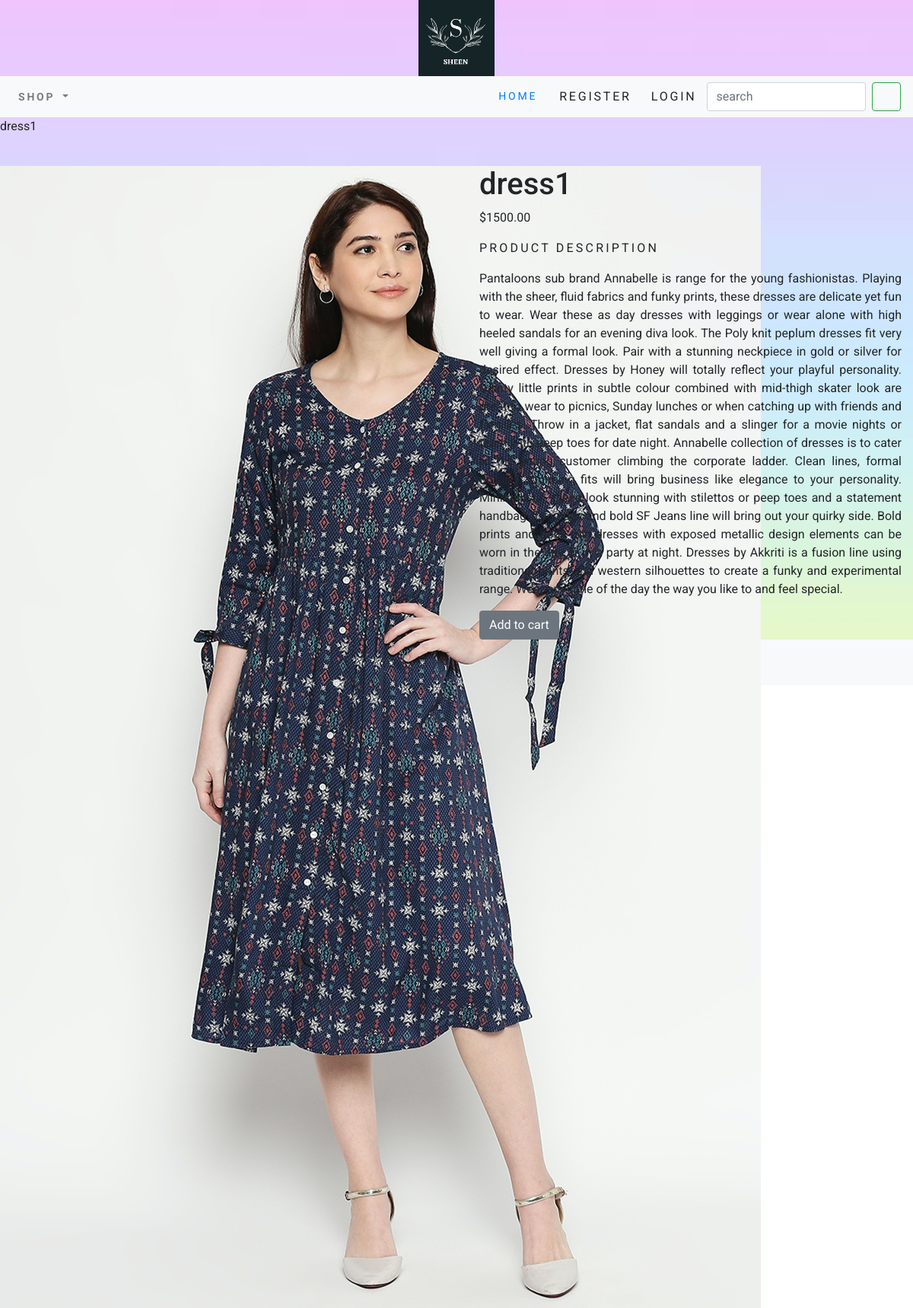
/ecommerceapp/women-dress/dress-1/, run on the app's committed database.
### ecommerceapp/models.py (models this page shows, shortened)
class Product(models.Model):
    name = models.CharField(max_length=250, unique=True)
    slug = models.CharField(max_length=250, unique=True)
    desc = models.TextField(blank=True)
    image = models.ImageField(upload_to='product', blank=True)
    category = models.ForeignKey(Category,on_delete=models.CASCADE)
    price = models.DecimalField(max_digits=10,decimal_places=2)
    stock = models.IntegerField()
    available = models.BooleanField(default=True)
    created = models.DateTimeField(auto_now=True)
    updated = models.DateTimeField(auto_now=True)
    class Meta:
        ordering = ('name',)
        verbose_name = 'product'
        verbose_name_plural = 'products'

### ecommerceapp/views.py (the view)
# urls.py: path('<slug:c_slug>/<slug:product_slug>/',views.ProdCatDetail,name='ProdCatDetail')
def ProdCatDetail(request,c_slug,product_slug):
    try:
        product=Product.objects.get(category__slug=c_slug,slug=product_slug)
    except Exception as e:
        raise e
    return render(request,'product.html',{'product':product})

### cart/context_processors.py (called while the page is built)
def counter(request):
    item_count=0
    if 'admin' in request.path:
        return {}
    else:
        try:
            cart=Cart.objects.filter(cart_id=_cart_id(request))
            cart_items=CartItem.objects.all().filter(cart=cart[:1])
            for cart_item in cart_items:
                item_count+=cart_item.quantity
        except Cart.DoesNotExist:
            item_count=0
        return dict(item_count=item_count)

### cart/views.py (called while the page is built)
def _cart_id(request):
    cart=request.session.session_key
    if not cart:
        cart=request.session.create()
    return cart

### ecommerceapp/context_processors.py (called while the page is built)
def menu_links(request):
    links=Category.objects.all()
    return dict(links=links)

### ecommerceapp/models.py (called while the page is built)
    def get_url(self):
        return reverse("ecommerceapp:products_by_category",args=[self.slug])

### templates/product.html (shortened to what this page needs)
{% extends 'base.html' %}
{% load static %}
{% block content %}
<div>
    <div>
        <p><a  href="{{product.category.get_url }}"></a>{{product.name}}</p>
    </div>
    <div>
        <br>
        <div class="row">
            <div class="col-12 col-sm-12 col-md-12 col-lg-6 text-center">
                <div style="height:250px; width:250px;">
                <img src="{{product.image.url}}" alt="{{product.name}}">
                </div>
            </div>
            <div class="col-12 col-sm-12 col-md-12 col-lg-6">
                <div class="container">
                    <h1 class="my-prod_title">{{product.name}}</h1>
                    <p>${{product.price}}</p>
                    <p class="my_title">Product Description</p>
                    <p class="text-justify my_prod_text">{{product.desc}}</p>
                    {% if product.stock <= 0 %}
                    <p class="text-justify my_prod_text"><b>Out of stock</b></p>
                    {% else %}
                    <a class="btn btn-secondary" href="{% url 'cart:add_cart' product.id %}">Add to cart</a>
                    {% endif %}
                </div>
            </div>
        </div>
    </div>
</div>
{% endblock %}

### static/css/custom.css (style rules this page uses)
body { font-family: 'Roboto', sans-serif; background-repeat: no-repeat; background-size: 100% 100%; }
.my_title { font-size:16px; text-transform:uppercase; letter-spacing:.2em; }

### data on the page
Product: name "dress1", image (picture), price "1500.00", desc "Pantaloons sub brand Annabelle is range for the young fashionistas. Playing with the sheer, fluid fabrics and funky prints, these dresses are delicate yet fun to wear. Wear these as day dresses with leggings or wear alone with high heeled sandals for an evening diva look. The Poly knit peplum dresses fit very well giving a formal look. Pair with a stunning neckpiece in gold or silver for desired effect. Dresses by Honey will totally reflect your playful personality. Dainty little prints in subtle colour combined with mid-thigh skater look are great to wear to picnics, Sunday lunches or when catching up with friends and families. Throw in a jacket, flat sandals and a slinger for a movie…"
